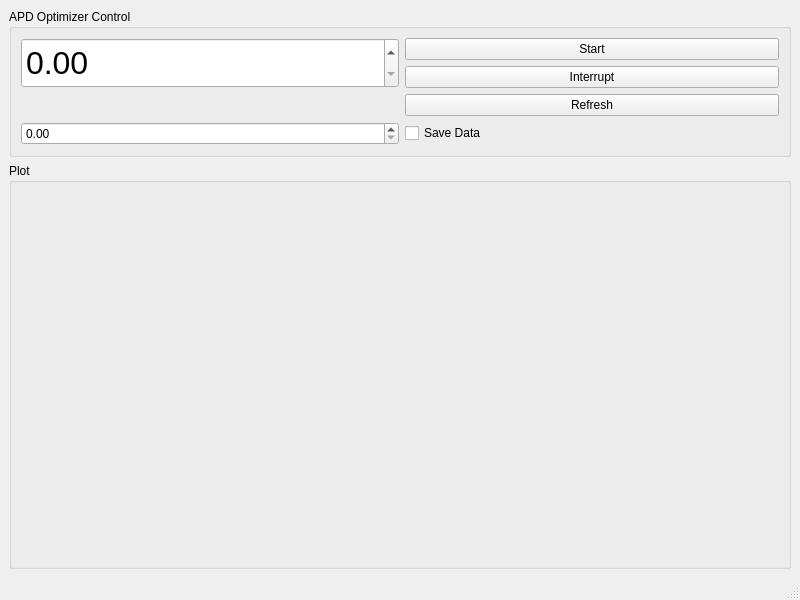
<?xml version="1.0" encoding="UTF-8"?>
<ui version="4.0">
 <class>APDOptmizerWindow</class>
 <widget class="QMainWindow" name="APDOptmizerWindow">
  <property name="geometry">
   <rect>
    <x>0</x>
    <y>0</y>
    <width>800</width>
    <height>600</height>
   </rect>
  </property>
  <property name="windowTitle">
   <string>APD Optimizer</string>
  </property>
  <widget class="QWidget" name="centralwidget">
   <layout class="QVBoxLayout" name="verticalLayout" stretch="0,1">
    <item>
     <widget class="QGroupBox" name="control_groupBox">
      <property name="title">
       <string>APD Optimizer Control</string>
      </property>
      <layout class="QGridLayout" name="gridLayout">
       <item row="1" column="1">
        <widget class="QPushButton" name="interrupt_pushButton">
         <property name="text">
          <string>Interrupt</string>
         </property>
        </widget>
       </item>
       <item row="0" column="0" rowspan="2">
        <widget class="QDoubleSpinBox" name="count_readout_doubleSpinBox">
         <property name="minimumSize">
          <size>
           <width>378</width>
           <height>20</height>
          </size>
         </property>
         <property name="maximumSize">
          <size>
           <width>378</width>
           <height>500</height>
          </size>
         </property>
         <property name="font">
          <font>
           <pointsize>24</pointsize>
          </font>
         </property>
        </widget>
       </item>
       <item row="4" column="1">
        <widget class="QCheckBox" name="save_data_checkBox">
         <property name="text">
          <string>Save Data</string>
         </property>
        </widget>
       </item>
       <item row="0" column="1">
        <widget class="QPushButton" name="start_pushButton">
         <property name="text">
          <string>Start</string>
         </property>
        </widget>
       </item>
       <item row="4" column="0">
        <widget class="QDoubleSpinBox" name="int_time_doubleSpinBox"/>
       </item>
       <item row="2" column="1">
        <widget class="QPushButton" name="refresh_pushButton">
         <property name="text">
          <string>Refresh</string>
         </property>
        </widget>
       </item>
      </layout>
     </widget>
    </item>
    <item>
     <widget class="QGroupBox" name="plot_groupBox">
      <property name="title">
       <string>Plot</string>
      </property>
      <layout class="QVBoxLayout" name="verticalLayout_2"/>
     </widget>
    </item>
   </layout>
  </widget>
  <widget class="QMenuBar" name="menubar">
   <property name="geometry">
    <rect>
     <x>0</x>
     <y>0</y>
     <width>800</width>
     <height>21</height>
    </rect>
   </property>
  </widget>
  <widget class="QStatusBar" name="statusbar"/>
 </widget>
 <resources/>
 <connections/>
</ui>
